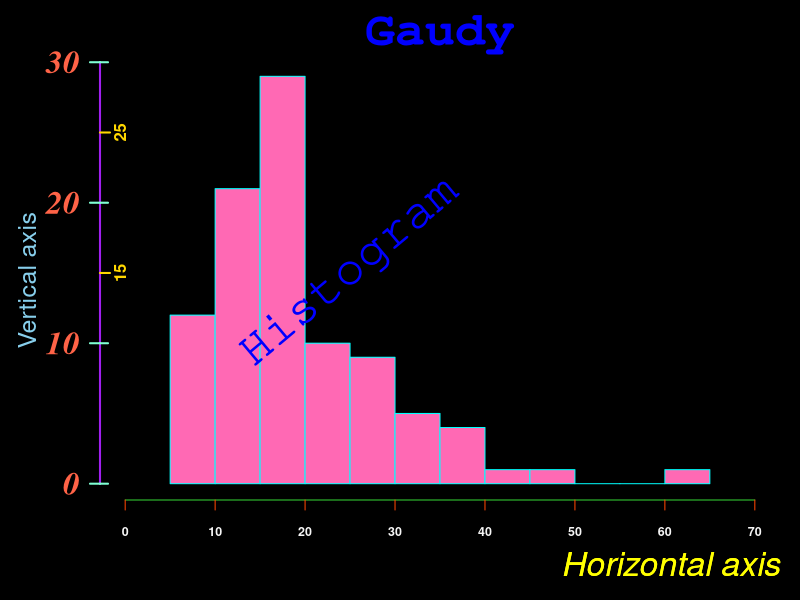

Source code (R):
# we are trying to step by step training you become an expert of R-plot functions
data(Cars93,package  = "MASS")
par(mar=c(5,5,3,1), bg="black")
hist(Cars93$Price, right = TRUE, border="cyan", col="hotpink", xlim=c(0,70), 
     ann = FALSE, axes = FALSE)

# x-axis
axis(1, col = "limegreen", col.ticks = "orangered", col.axis = "whitesmoke", 
     family = "sans", font.axis = 2, cex.axis = 0.75)

# y-axis major tick mark
axis(2, col = "purple", col.ticks = "aquamarine", col.axis = "tomato", family = "serif",
     font.axis = 4, cex.axis = 2, at = seq.int(0, 30, by = 10), lwd = 2, lwd.ticks = 2, 
     las = 1)

#y-axis major tick marks inside plot
axis(2,col="transparent", col.ticks = "aquamarine", at = seq(0, 30, by = 10),labels = FALSE, 
     tcl = 0.4, lwd.ticks=2)

#y-axis minor tick marks
axis(2,col="transparent", col.ticks = "gold", col.axis = "gold",at = seq(15, 25, by = 10), 
     TRUE, family = "sans", font = 2, tck = 0.01, mgp = c(0,-1.5,0), lwd=2, lwd.ticks=2, 
     tcl = 0.5, las=0)


#title
title(main = "Gaudy", col.main = "blue", family = "mono", font.main = 2, cex.main = 3)
#label for the horizontal axis
mtext("Horizontal axis", 1, col = "yellow", family = "sans", font = 3, line = 3, cex = 2, 
      adj = c(1,1))
#label for the verticle axis
mtext("Vertical axis", 2, col = "skyblue", family = "sans", line = 3, cex = 1.5)
#text "Histogram" in middle of the plot
text(25, 15, "Histogram", col = "blue", family = "mono", srt = 40, font = 1, cex = 3)

